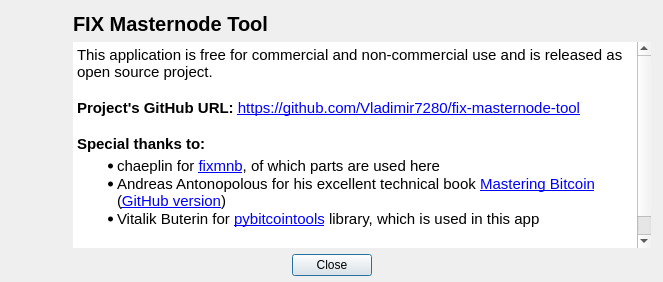
<?xml version="1.0" encoding="UTF-8"?>
<ui version="4.0">
 <class>AboutDlg</class>
 <widget class="QDialog" name="AboutDlg">
  <property name="geometry">
   <rect>
    <x>0</x>
    <y>0</y>
    <width>663</width>
    <height>282</height>
   </rect>
  </property>
  <property name="windowTitle">
   <string>Dialog</string>
  </property>
  <layout class="QVBoxLayout" name="verticalLayout_2">
   <property name="leftMargin">
    <number>6</number>
   </property>
   <property name="topMargin">
    <number>6</number>
   </property>
   <property name="rightMargin">
    <number>6</number>
   </property>
   <property name="bottomMargin">
    <number>6</number>
   </property>
   <item>
    <layout class="QHBoxLayout" name="horizontalLayout_13" stretch="0,5">
     <property name="spacing">
      <number>3</number>
     </property>
     <property name="sizeConstraint">
      <enum>QLayout::SetMinimumSize</enum>
     </property>
     <property name="topMargin">
      <number>0</number>
     </property>
     <item>
      <layout class="QVBoxLayout" name="verticalLayout">
       <item>
        <widget class="QLabel" name="lblImage">
         <property name="sizePolicy">
          <sizepolicy hsizetype="Minimum" vsizetype="Minimum">
           <horstretch>0</horstretch>
           <verstretch>0</verstretch>
          </sizepolicy>
         </property>
         <property name="minimumSize">
          <size>
           <width>64</width>
           <height>64</height>
          </size>
         </property>
         <property name="maximumSize">
          <size>
           <width>64</width>
           <height>64</height>
          </size>
         </property>
         <property name="text">
          <string/>
         </property>
        </widget>
       </item>
       <item>
        <spacer name="verticalSpacer">
         <property name="orientation">
          <enum>Qt::Vertical</enum>
         </property>
         <property name="sizeHint" stdset="0">
          <size>
           <width>20</width>
           <height>40</height>
          </size>
         </property>
        </spacer>
       </item>
      </layout>
     </item>
     <item>
      <widget class="QFrame" name="frame">
       <property name="frameShape">
        <enum>QFrame::NoFrame</enum>
       </property>
       <property name="frameShadow">
        <enum>QFrame::Raised</enum>
       </property>
       <layout class="QVBoxLayout" name="verticalLayout_3">
        <property name="leftMargin">
         <number>0</number>
        </property>
        <property name="topMargin">
         <number>6</number>
        </property>
        <property name="rightMargin">
         <number>6</number>
        </property>
        <property name="bottomMargin">
         <number>0</number>
        </property>
        <item>
         <widget class="QLabel" name="lblAppName">
          <property name="font">
           <font>
            <pointsize>15</pointsize>
            <weight>75</weight>
            <bold>true</bold>
           </font>
          </property>
          <property name="text">
           <string>FIX Masternode Tool</string>
          </property>
         </widget>
        </item>
        <item>
         <widget class="QTextBrowser" name="textAbout">
          <property name="font">
           <font>
            <family>Arial</family>
           </font>
          </property>
          <property name="frameShape">
           <enum>QFrame::NoFrame</enum>
          </property>
          <property name="sizeAdjustPolicy">
           <enum>QAbstractScrollArea::AdjustToContentsOnFirstShow</enum>
          </property>
          <property name="html">
           <string>&lt;!DOCTYPE HTML PUBLIC &quot;-//W3C//DTD HTML 4.0//EN&quot; &quot;http://www.w3.org/TR/REC-html40/strict.dtd&quot;&gt;
&lt;html&gt;&lt;head&gt;&lt;meta name=&quot;qrichtext&quot; content=&quot;1&quot; /&gt;&lt;style type=&quot;text/css&quot;&gt;
p, li { white-space: pre-wrap; }
&lt;/style&gt;&lt;/head&gt;&lt;body style=&quot; font-family:'Arial'; font-size:13pt; font-weight:400; font-style:normal;&quot;&gt;
&lt;p style=&quot; margin-top:0px; margin-bottom:0px; margin-left:0px; margin-right:0px; -qt-block-indent:0; text-indent:0px;&quot;&gt;&lt;span style=&quot; font-size:11pt;&quot;&gt;This application is free for commercial and non-commercial use and is released as open source project.&lt;/span&gt;&lt;/p&gt;
&lt;p style=&quot; margin-top:0px; margin-bottom:0px; margin-left:0px; margin-right:0px; -qt-block-indent:0; text-indent:0px;&quot;&gt;&lt;span style=&quot; font-size:11pt;&quot;&gt; &lt;/span&gt;&lt;/p&gt;
&lt;p style=&quot; margin-top:0px; margin-bottom:0px; margin-left:0px; margin-right:0px; -qt-block-indent:0; text-indent:0px;&quot;&gt;&lt;span style=&quot; font-size:11pt; font-weight:600;&quot;&gt;Project's GitHub URL:&lt;/span&gt;&lt;span style=&quot; font-size:11pt;&quot;&gt; &lt;/span&gt;&lt;a href=&quot;https://github.com/Vladimir7280/fix-masternode-tool&quot;&gt;&lt;span style=&quot; font-size:11pt; text-decoration: underline; color:#0000ff;&quot;&gt;https://github.com/Vladimir7280/fix-masternode-tool&lt;/span&gt;&lt;/a&gt;&lt;span style=&quot; font-size:11pt;&quot;&gt; &lt;/span&gt;&lt;/p&gt;
&lt;p style=&quot;-qt-paragraph-type:empty; margin-top:0px; margin-bottom:0px; margin-left:0px; margin-right:0px; -qt-block-indent:0; text-indent:0px; font-size:11pt;&quot;&gt;&lt;br /&gt;&lt;/p&gt;
&lt;p style=&quot; margin-top:0px; margin-bottom:0px; margin-left:0px; margin-right:0px; -qt-block-indent:0; text-indent:0px;&quot;&gt;&lt;span style=&quot; font-size:11pt; font-weight:600;&quot;&gt;Special thanks to:&lt;/span&gt;&lt;/p&gt;
&lt;ul style=&quot;margin-top: 0px; margin-bottom: 0px; margin-left: 0px; margin-right: 0px; -qt-list-indent: 1;&quot;&gt;&lt;li style=&quot; font-size:11pt;&quot; style=&quot; margin-top:4px; margin-bottom:0px; margin-left:0px; margin-right:0px; -qt-block-indent:0; text-indent:0px;&quot;&gt;chaeplin for &lt;a href=&quot;https://github.com/chaeplin/fixmnb&quot;&gt;&lt;span style=&quot; text-decoration: underline; color:#0000ff;&quot;&gt;fixmnb&lt;/span&gt;&lt;/a&gt;, of which parts are used here&lt;/li&gt;
&lt;li style=&quot; font-size:11pt;&quot; style=&quot; margin-top:0px; margin-bottom:0px; margin-left:0px; margin-right:0px; -qt-block-indent:0; text-indent:0px;&quot;&gt;Andreas Antonopolous for his excellent technical book &lt;a href=&quot;http://shop.oreilly.com/product/0636920049524.do&quot;&gt;&lt;span style=&quot; text-decoration: underline; color:#0000ff;&quot;&gt;Mastering Bitcoin&lt;/span&gt;&lt;/a&gt; (&lt;a href=&quot;https://github.com/bitcoinbook/bitcoinbook/tree/develop&quot;&gt;&lt;span style=&quot; text-decoration: underline; color:#0000ff;&quot;&gt;GitHub version&lt;/span&gt;&lt;/a&gt;)&lt;/li&gt;
&lt;li style=&quot; font-size:11pt;&quot; style=&quot; margin-top:0px; margin-bottom:6px; margin-left:0px; margin-right:0px; -qt-block-indent:0; text-indent:0px;&quot;&gt;Vitalik Buterin for &lt;a href=&quot;https://github.com/vbuterin/pybitcointools&quot;&gt;&lt;span style=&quot; text-decoration: underline; color:#0000ff;&quot;&gt;pybitcointools&lt;/span&gt;&lt;/a&gt; library, which is used in this app&lt;/li&gt;&lt;/ul&gt;
&lt;p style=&quot;-qt-paragraph-type:empty; margin-top:0px; margin-bottom:0px; margin-left:0px; margin-right:0px; -qt-block-indent:0; text-indent:0px; font-size:8.25pt;&quot;&gt;&lt;br /&gt;&lt;/p&gt;
&lt;p style=&quot; margin-top:0px; margin-bottom:0px; margin-left:0px; margin-right:0px; -qt-block-indent:0; text-indent:0px;&quot;&gt;&lt;span style=&quot; font-size:11pt; font-weight:600;&quot;&gt;Author:&lt;/span&gt;&lt;span style=&quot; font-size:11pt;&quot;&gt; Bertrand256 (&lt;/span&gt;&lt;a href=&quot;mailto:blogin@protonmail.com&quot;&gt;&lt;span style=&quot; text-decoration: underline; color:#0000ff;&quot;&gt;blogin@protonmail.com&lt;/span&gt;&lt;/a&gt;&lt;span style=&quot; font-size:11pt;&quot;&gt;)&lt;/span&gt;&lt;/p&gt;&lt;/body&gt;&lt;/html&gt;</string>
          </property>
         </widget>
        </item>
       </layout>
      </widget>
     </item>
    </layout>
   </item>
   <item>
    <layout class="QHBoxLayout" name="horizontalLayout">
     <property name="spacing">
      <number>6</number>
     </property>
     <item>
      <spacer name="horizontalSpacer">
       <property name="orientation">
        <enum>Qt::Horizontal</enum>
       </property>
       <property name="sizeHint" stdset="0">
        <size>
         <width>40</width>
         <height>20</height>
        </size>
       </property>
      </spacer>
     </item>
     <item>
      <widget class="QPushButton" name="btnClose">
       <property name="text">
        <string>Close</string>
       </property>
      </widget>
     </item>
     <item>
      <spacer name="horizontalSpacer_2">
       <property name="orientation">
        <enum>Qt::Horizontal</enum>
       </property>
       <property name="sizeHint" stdset="0">
        <size>
         <width>40</width>
         <height>20</height>
        </size>
       </property>
      </spacer>
     </item>
    </layout>
   </item>
  </layout>
 </widget>
 <resources/>
 <connections/>
</ui>
